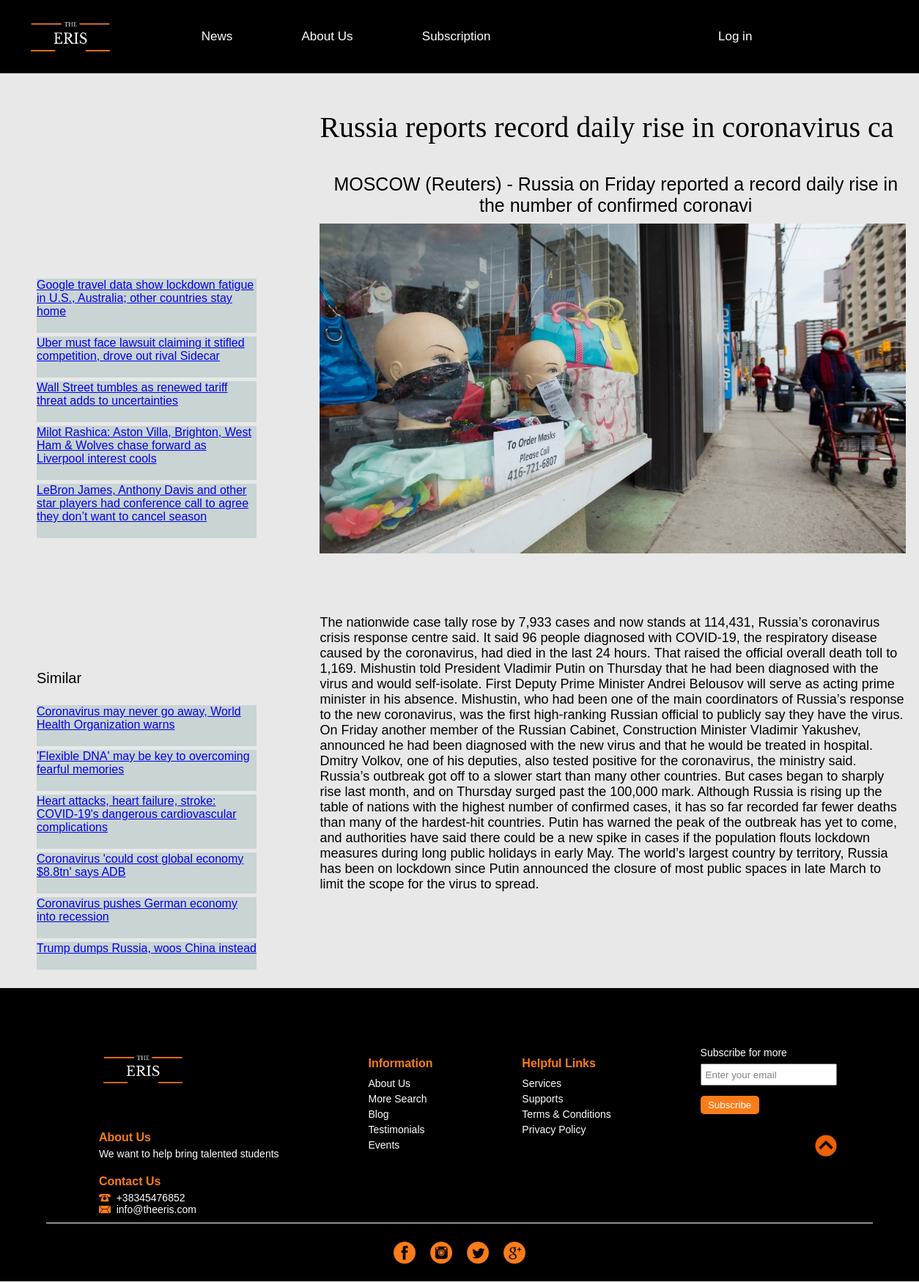
The page /lajmi.php on the database its author committed.
### tables this page shows
CREATE TABLE `articles` (
  `ID` int(11) NOT NULL,
  `Title` varchar(50) NOT NULL,
  `Subtitle` varchar(100) DEFAULT NULL,
  `Description` text DEFAULT NULL,
  `PrimaryCategory` varchar(30) NOT NULL,
  `SecondaryCategory` varchar(30) NOT NULL,
  `Photo` varchar(100) DEFAULT NULL,
  `Link` varchar(100) DEFAULT NULL,
  `admin` int(11) DEFAULT NULL
);

### models/DBConnection.php (called while the page is built, shortened)
<?php
class DBConnection
{
    public function getConnection()
    {
        try{
            $pdo = new PDO("mysql:host=localhost;dbname=WebProject", "root", "");
        }catch(PDOException $pdo){
            die("DB connection failed!");
        }
        return $pdo;
    }
}
?>

### Controllers/ArticlesController.php (called while the page is built, shortened)
<?php
    include_once "./models/ArticlesModel.php";
class Articles {
   public $articleModel;
    function __construct() {
        $this->articleModel = new ArticlesModel();
    }
    function getArticles() {
        return $this->articleModel->findAll();
    }
}

### models/ArticlesModel.php (called while the page is built, shortened)
<?php
include_once 'DBConnection.php';
class ArticlesModel {
    private $stm;
    function __construct() {
        $this->DBCon = new DBConnection();
        $this->stm = $this->DBCon->getConnection();
    }
    function findAll() {
        $query = 'SELECT * from articles';
        $statement = $this->stm->prepare($query);
        $statement->execute();
        return $statement->fetchAll();
    }
}
?>

### lajmi.php (the view, shortened to what this page needs)
<?php
include_once 'Controllers/ArticlesController.php';
$articleCon = new Articles();
$article = $articleCon->getArticles()[0];
?>
<!DOCTYPE html>
<!DOCTYPE html>
<html lang="en">
<head>
    <link rel="stylesheet" href="css/lajmi.css">
</head>
<body>
    <header>
        <div class="headerLeft">
            <img src="images/logo.png" height="130" width="120" >
            <ul class="HeaderList">
                <li><a class="Faqja2" href="index.php">News</a></li>
                <li><a class="Faqja2" href="About_us.php">About Us</a></li>
                <li><a class="Faqja2" href="Subscription.php">Subscription</a></li>
            </ul>
        </div>
        <div class="headerRight">
            <ul class="HeaderList">
            <?php
                        if(!isset($_SESSION['Emri'])) {
                            echo '<li id="showLoginForm">Log in</li>';
                           }
                           else {
                               echo '<li>Welcome '.$_SESSION['Emri'].'</li>';
                               echo '<li><a id="logout" href="logout.php">Logout</a></li>';
                               if($_SESSION['isAdmin'] == '1') {
                                echo '<li><a href="dashboard.php">Admin Panel</a></li>';
                               }
                           }
                        ?>
            </ul>
        </div>
    </header>
    <div class="lajmet">
        <div class="others">
            <ul class="sidenews">
                <li class='titulli_listes'></li>
                <li><a href="#">Google travel data show lockdown fatigue in U.S., Australia; other countries stay home</a></li>
                <li ><a href="#">Uber must face lawsuit claiming it stifled competition, drove out rival Sidecar</a></li>
                <li><a href="#">Wall Street tumbles as renewed tariff threat adds to uncertainties</a></li>
                <li ><a href="#">Milot Rashica: Aston Villa, Brighton, West Ham & Wolves chase forward as Liverpool interest cools</a></li>
                <li><a href="#">LeBron James, Anthony Davis and other star players had conference call to agree they don’t want to cancel season</a></li>
            </ul>
            <ul class="sidenews">
                <li class='titulli_listes'>Similar</li>
                <li><a href="#">Coronavirus may never go away, World Health Organization warns</a></li>
                <li ><a href="#">'Flexible DNA' may be key to overcoming fearful memories</a></li>
                <li><a href="#">Heart attacks, heart failure, stroke: COVID-19's dangerous cardiovascular complications</a></li>
                <li ><a href="#">Coronavirus 'could cost global economy $8.8tn' says ADB</a></li>
                <li><a href="#">Coronavirus pushes German economy into recession</a></li>
                <li ><a href="#">Trump dumps Russia, woos China instead</a></li>
            </ul>
        </div>
        <div class="kryesor">
            <p class="titulli"><?php echo $article['Title'];?></p>
            <p class="nentitulli"><?php echo $article['Subtitle'];?></p>
            <div class="lajmi_foto">
                <img src="images/<?php echo $article['Photo'];?>">
            </div>
            <div class="lajmi_teksti">
                <p>
                <?php echo $article['Description'];?>
                </p>
            </div>
        </div>
    </div>
    <footer>
        <div class="upperFooter">
            <div class="kolonat">
                <div id="footerLogo">
                    <img src="images/logo.png">
                </div>
                <div id="aboutUs">
                    <h3>About Us</h3>
                    <p>We want to help bring talented students</p>
                </div>
                <div>
                    <h3>Contact Us</h3>
                    <div class="kontakt">
                        <img src="images/phone-46-16.ico">
                        <p>&nbsp;&nbsp;+38345476852</p>
                    </div>
                    <div class="kontakt">
                        <img src="images/email-11-16.ico">
                        <p>&nbsp;&nbsp;info@theeris.com</p>
                    </div>
                </div>
            </div>
            <div class="kolonat">
                <h3>Information</h3>
                <ul>
                    <li>About Us</li>
                    <li>More Search</li>
                    <li>Blog</li>
                    <li>Testimonials</li>
                    <li>Events</li>
                </ul>
            </div>
            <div class="kolonat">
                <h3>Helpful Links</h3>
                <ul>
                    <li>Services</li>
                    <li>Supports</li>
                    <li>Terms & Conditions</li>
                    <li>Privacy Policy</li>
                    <li>&nbsp;</li>
                </ul>
            </div>
            <div class="kolonat">
                 <form class="subscribeForm">
                    <label for="subscribeBox">Subscribe for more</label>
                    <br>
                    <input type="search" placeholder="Enter your email" id="subscribeBox">
                    <br>
                    <button type="button" id="subscribeButton">Subscribe</button>
                </form>
                <div  class="backtop">
                <a href='#'><img  src="images/top.png" height="30" width="30"></a>
                 </div>
        </div>
        </div>
        <div class="lowerFooter">
            <img src="images/facebook-4-48.ico" alt="facebook icon">
            <img src="images/instagram-4-48.ico" alt="instagram icon">
            <img src="images/twitter-4-48.ico" alt="twitter icon">
            <img src="images/google-plus-4-48.ico" alt="google plus icon">
        </div>
    </footer>
</body>

### css/lajmi.css (style rules this page uses)
* { margin: 0; padding: 0; font-family: Arial, Helvetica, sans-serif; }
body { background-color: #e8e8e8; }
.Faqja2 { text-decoration: none; color: white !important; }
header { height: 100px; width: 100%; background-color: black; position: sticky; top: 0; z-index: 1; display: flex; flex-direction: row; align-items: center; justify-content: space-around; }
.headerLeft, .headerRight { position: relative; height: 100%; display: flex; align-items: center; color: white; font-family: Arial, Helvetica, sans-serif; font-size: 17px; }
.headerLeft { width: 60%; justify-content: space-around; }
.headerRight { width: 40%; flex-direction: row-reverse; justify-content: space-around; }
.headerLeft ul { display: flex; width: 65%; justify-content: space-around; }
.HeaderList li { display: inline; }
.lajmet { display: flex; flex-direction: row; justify-content: space-between; margin-left: 25px; }
.others { margin-right: 5%; padding-top: 100px; width: 35%; }
.kryesor { padding-top: 50px; display: flex; flex-direction: column; padding-right: 10px; }
.titulli { font-family: Georgia, "Times New Roman", Times, serif; font-size: 40px; margin-bottom: 40px; }
.nentitulli { font-family: Arial, Helvetica, sans-serif; font-size: 25px; text-align: center; margin-bottom: 10px; }
.lajmi_teksti { font-family: "Gill Sans", "Gill Sans MT", Calibri, "Trebuchet MS", sans-serif; font-size: 18px; padding-top: 80px; padding-right: 10px; }
.sidenews { padding: 20px; text-decoration: none; list-style-type: none; padding-top: 150px; }
.sidenews li { background: #c9d4d4; margin: 5px; padding-bottom: 20px; width: 300px; text-decoration: none; }
.titulli_listes { background-color: #e8e8e8 !important; font-size: 20px; padding-bottom: 5px; font-family: "Gill Sans", "Gill Sans MT", Calibri, "Trebuchet MS", sans-serif; }
.sidenews li :first-child { padding-bottom: 5px; }
footer { width: 100%; height: 400px; background-color: black; }
.upperFooter { position: relative; left: 5%; right: 5%; width: 90%; height: 80%; display: flex; border-bottom: 1px white solid; justify-content: space-around; }
.kolonat { display: flex; flex-direction: column; justify-content: center; margin-left: 2%; color: white; font-size: 14px; }
.kolonat:first-child { justify-content: space-around; }
.kolonat h3 { color: #fa7d19; font-size: 16px; margin-bottom: 5px; }
#footerLogo img { margin-top: 40px; width: 120px; height: 120px; }
.kolonat li { list-style-type: none; margin: 5px 0; }
.lowerFooter { position: relative; left: 5%; right: 5%; width: 90%; height: 20%; display: flex; align-items: center; justify-content: center; }
.lowerFooter img { width: 30px; height: 30px; margin: 0 10px; }
.kontakt { display: flex; }
.kolonat:last-child * { margin: 7px 0; }
#subscribeBox { padding-left: 5px; height: 30px; }
::placeholder { color: black; }
.kolonat button { height: 25px; width: 80px; color: white; background-color: #fa7d19; border: none; border-radius: 5px; }
.backtop { text-align: end; margin-top: 90%; }
input::placeholder { color: gray; }

### rows shown on the page
articles: Title "Russia reports record daily rise in coronavirus ca", Subtitle "MOSCOW (Reuters) - Russia on Friday reported a record daily rise in the number of confirmed coronavi", Photo (picture), Description "The nationwide case tally rose by 7,933 cases and now stands at 114,431, Russia’s coronavirus crisis response centre said. It said 96 people diagnosed with COVID-19, the respiratory disease caused by the coronavirus, had died in the last 24 hours. That raised the official overall death toll to 1,169. Mishustin told President Vladimir Putin on Thursday that he had been diagnosed with the virus and would self-isolate. First Deputy Prime Minister Andrei Belousov will serve as acting prime minister in his absence. Mishustin, who had been one of the main coordinators of Russia’s response to the new coronavirus, was the first high-ranking Russian official to publicly say they have the virus. On…"
